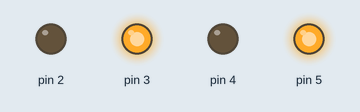
The sketch below on a simulated Arduino Uno, built with avr-gcc and run on an emulated ATmega328P. On the bench: output pins drawn as LEDs (lit = HIGH).

Above: at 0.2 s.
At 0.75 s:
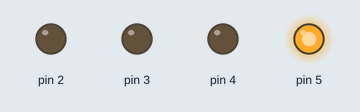
At 1.4 s:
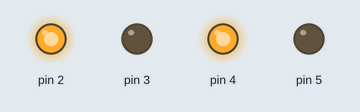
At 2.6 s:
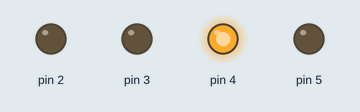
At 3.61 s:
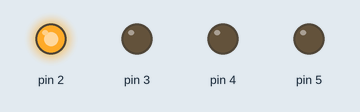
At 4.6 s:
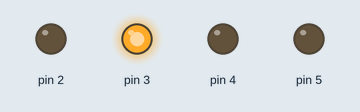
Timing chart, 0 to 6.2 s (numbered marks = the images above):
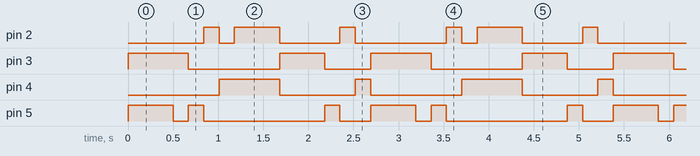

Measured:
- by itself, pin 2: repeats every 2.7 s: LOW 0.17 s, HIGH 0.50 s, LOW 0.67 s, HIGH 0.17 s, LOW 1.0 s, HIGH 0.17 s
- by itself, pin 3: repeats every 2.7 s: LOW 1.0 s, HIGH 0.50 s, LOW 0.51 s, HIGH 0.67 s
- by itself, pin 4: repeats every 2.7 s: LOW 0.84 s, HIGH 0.17 s, LOW 1.0 s, HIGH 0.67 s
- by itself, pin 5: repeats every 2.7 s: LOW 0.17 s, HIGH 0.17 s, LOW 1.3 s, HIGH 0.17 s, LOW 0.34 s, HIGH 0.50 s

The sketch:

Performing_Robots-dancing_robot.ino
```cpp
void setup() {

  //motor for right wheel
  pinMode(2, OUTPUT);
  pinMode(3, OUTPUT);

  //motor for left wheel
  pinMode(4, OUTPUT);
  pinMode(5, OUTPUT);
}

void loop() {

  // moves forward
  digitalWrite(2, LOW);
  digitalWrite(3, HIGH);
  digitalWrite(4, LOW);
  digitalWrite(5, HIGH);
  delay(500); // let it turn for 3 seconds

  //cha-cha-cha
  digitalWrite(2, LOW);
  digitalWrite(3, HIGH);
  digitalWrite(4, LOW);
  digitalWrite(5, LOW);
  delay(170); // let it turn for 3 seconds
  //////
  digitalWrite(2, LOW);
  digitalWrite(3, LOW);
  digitalWrite(4, LOW);
  digitalWrite(5, HIGH);
  delay(170); // let it turn for 3 seconds
  digitalWrite(2, HIGH);
  digitalWrite(3, LOW);
  digitalWrite(4, LOW);
  digitalWrite(5, LOW);
  delay(170); // let it turn for 3 seconds
  //////
  digitalWrite(2, LOW);
  digitalWrite(3, LOW);
  digitalWrite(4, HIGH);
  digitalWrite(5, LOW);
  delay(170); // let it turn for 3 seconds


  //moves  backwards
  digitalWrite(2, HIGH);
  digitalWrite(3, LOW);
  digitalWrite(4, HIGH);
  digitalWrite(5, LOW);
  delay(500);


  //cha-cha-cha
  digitalWrite(2, LOW);
  digitalWrite(3, HIGH);
  digitalWrite(4, LOW);
  digitalWrite(5, LOW);
  delay(500); // let it turn for 3 seconds
  //////
  digitalWrite(2, LOW);
  digitalWrite(3, LOW);
  digitalWrite(4, LOW);
  digitalWrite(5, HIGH);
  delay(170); // let it turn for 3 seconds
  digitalWrite(2, HIGH);
  digitalWrite(3, LOW);
  digitalWrite(4, LOW);
  digitalWrite(5, LOW);
  delay(170); // let it turn for 3 seconds
  //////
  digitalWrite(2, LOW);
  digitalWrite(3, LOW);
  digitalWrite(4, HIGH);
  digitalWrite(5, LOW);
  delay(170); // let it turn for 3 seconds
}
```
